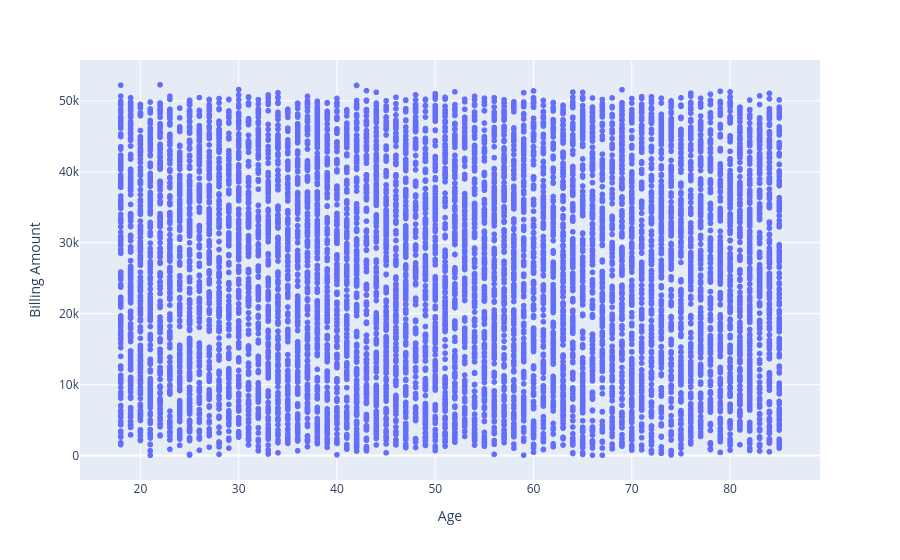

This figure's notebook cell:
### Code cell
fig = px.scatter(df, x="Age", y="Billing Amount")
fig.show()

### Figure 1 — Plotly figure (JSON) as saved in the notebook; plotly's stock layout.template omitted (floating-point values rounded to 4 significant figures; data arrays with more than 128 entries replaced by an {"elided": "..."} marker saying what was removed)
{"data": [{"hovertemplate": "Age=%{x}<br>Billing Amount=%{y}<extra></extra>", "legendgroup": "", "marker": {"color": "#636efa", "symbol": "circle"}, "mode": "markers", "name": "", "showlegend": false, "type": "scattergl", "x": {"elided": "9985 int values"}, "xaxis": "x", "y": {"elided": "9985 float values"}, "yaxis": "y"}], "layout": {"legend": {"tracegroupgap": 0}, "margin": {"t": 60}, "xaxis": {"anchor": "y", "domain": [0, 1], "title": {"text": "Age"}}, "yaxis": {"anchor": "x", "domain": [0, 1], "title": {"text": "Billing Amount"}}}}
